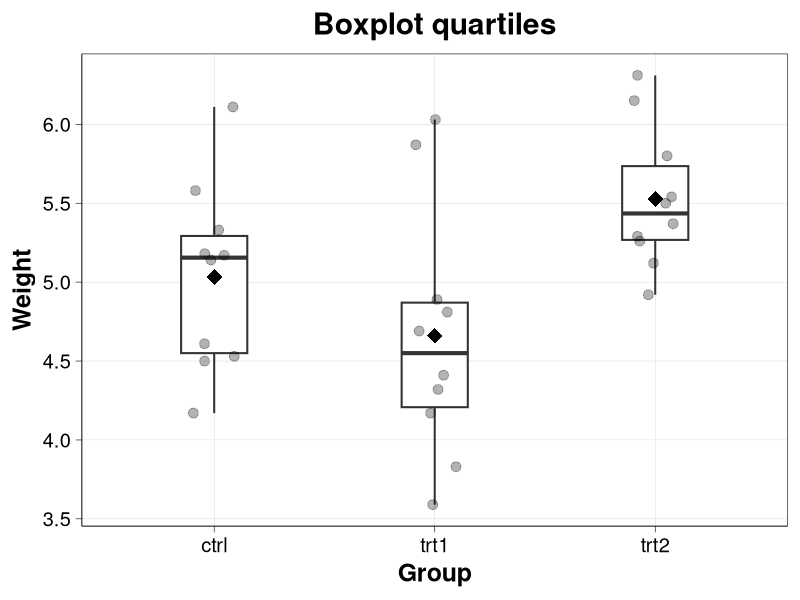

Write the R code that produced this figure.
## ---- chunk 1
# Create the function quartiles
quartiles <- function(x) {
  r <- quantile(x, probs=c(0, 0.25, 0.5, 0.75, 1))
  names(r) <- c("ymin", "lower", "middle", "upper", "ymax")
  r
}

# Quartiles of weight per group
by(PlantGrowth$weight, INDICES = PlantGrowth$group, FUN = quartiles)

## ---- chunk 2

# Libraries
library(ggplot2)

# Plot
ggplot(data = PlantGrowth, aes(y=weight, x=group, width=0.3)) +
  stat_summary(fun.data = quartiles, geom="boxplot", size=0.7, fill="white") +
  stat_summary(fun.y = mean, geom = "point", shape=18, size=5) +
  geom_jitter(width = 0.1, height = 0, alpha=0.3, size=3) +
  theme_classic(base_size = 18) +
  guides(fill=guide_legend(title="Triplet")) +
  theme(axis.title.x = element_text(face="bold"),
        axis.title.y = element_text(face="bold"),
        legend.title = element_text(face="bold"),
        axis.text.x = element_text(colour = "Black"),
        axis.text.y = element_text(colour = "Black"),
        axis.ticks.x = element_line(colour = "Black", size = 0.2),
        axis.ticks.y = element_line(colour = "Black", size = 0.2),
        axis.line.x = element_line(size = 0.2),
        axis.line.y = element_line(size = 0.2),
        panel.border = element_rect(size = 0.2,color="black", fill=NA),
        plot.title = element_text(face="bold", hjust = 0.5),
        panel.grid.major = element_line(size = (0.1), colour="grey"),
        panel.grid.minor = element_blank()) +
  xlab("Group") +
  ylab("Weight") +
  ggtitle("Boxplot quartiles")

